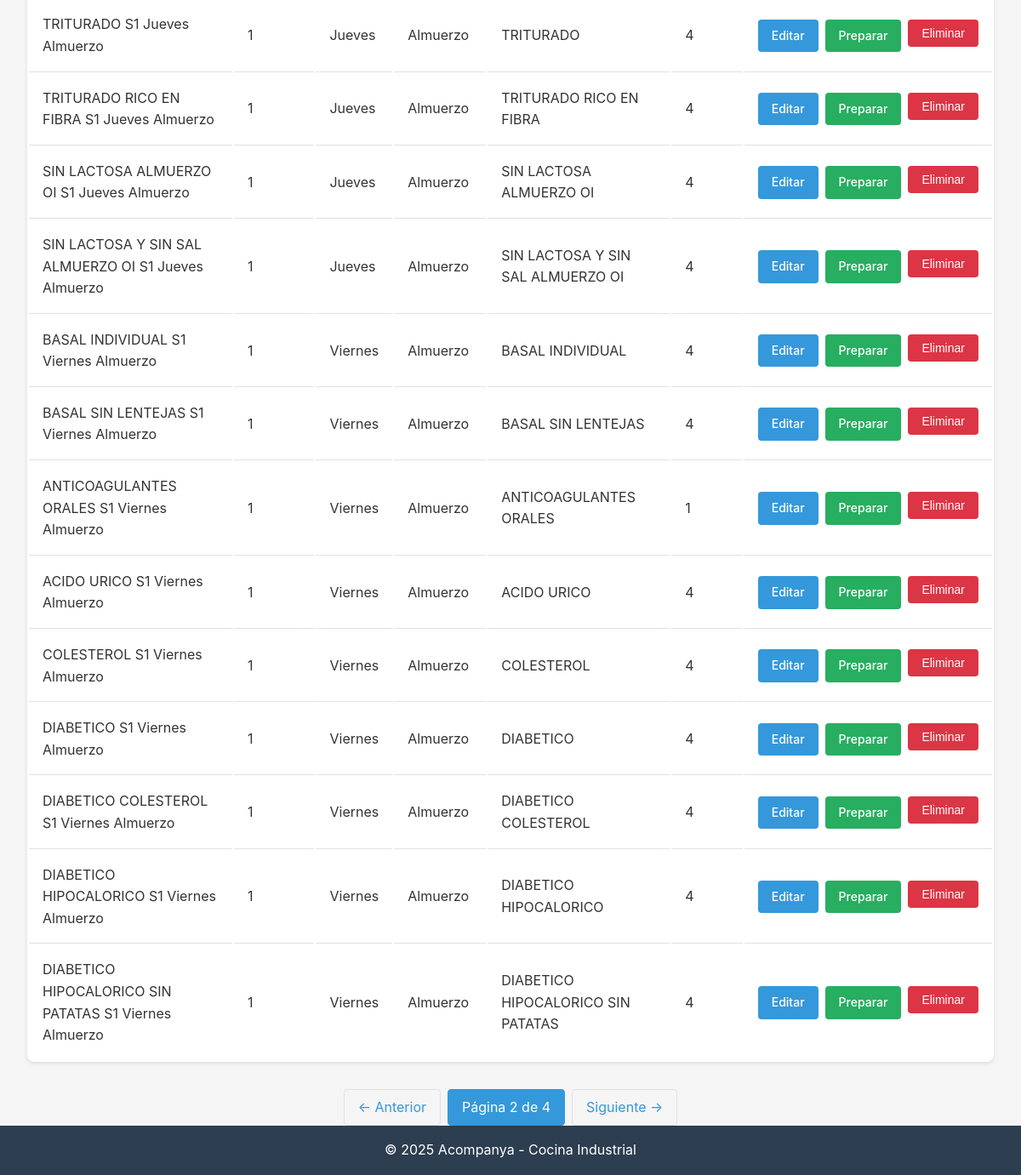
Page /menus/?page=2 (lower part) on the earlier database version.
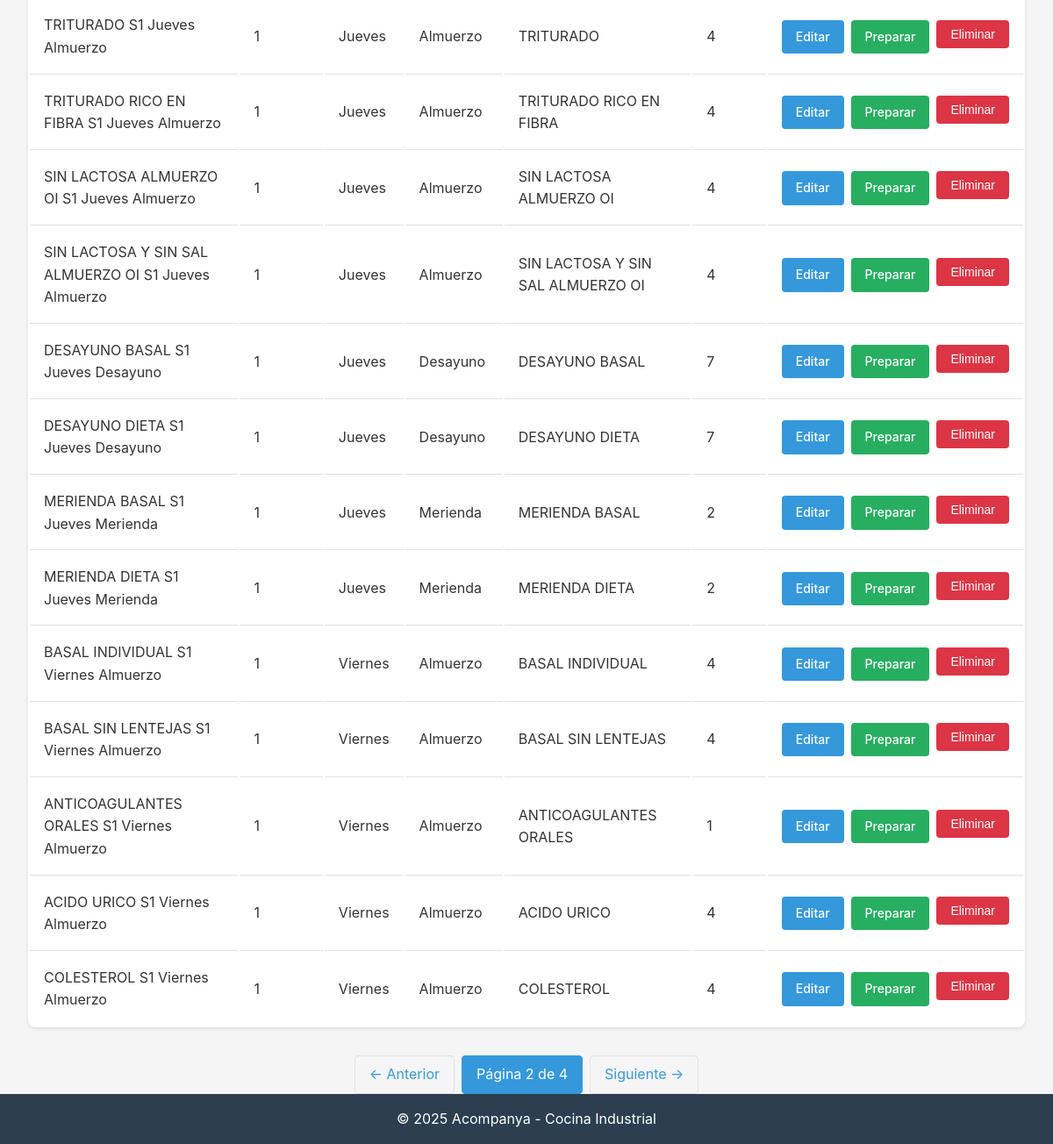
Same page on the later database version.
### database/models.py (models this page shows, shortened)
class Menu(db.Model):
    __tablename__ = 'menus'
    id = db.Column(db.Integer, primary_key=True)
    nombre = db.Column(db.String(200), nullable=False)
    dia_semana = db.Column(Enum(DiaSemana), nullable=False)
    numero_semana = db.Column(db.Integer, nullable=False)
    tipo_dieta = db.Column(db.String(100), nullable=False, default='basal')
    tipo_comida = db.Column(Enum(TipoComida), nullable=False)
    created_at = db.Column(db.DateTime, default=datetime.utcnow)
    platos = db.relationship('Plato', secondary=menus_platos, backref='menus')
    detalles_albaran = db.relationship('AlbaranDetalle', backref='menu', lazy='dynamic')

### routes/menus.py (the view)
@menus_bp.route('/')
def listar():
    page = request.args.get('page', 1, type=int)
    semana = request.args.get('semana', type=int)
    tipo_dieta = request.args.get('tipo_dieta')
    query = Menu.query
    if semana:
        query = query.filter(Menu.numero_semana == semana)
    if tipo_dieta:
        query = query.filter(Menu.tipo_dieta == tipo_dieta)
    menus = query.order_by(Menu.numero_semana.desc(), Menu.dia_semana).paginate(
        page=page, per_page=20, error_out=False
    )
    return render_template('menus/listar.html', menus=menus)

### app.py (called while the page is built)
def create_app():
    app = Flask(__name__)
    app.config.from_object(Config)
    init_db(app)
    app.register_blueprint(ingredientes_bp, url_prefix='/ingredientes')
    app.register_blueprint(platos_bp, url_prefix='/platos')
    app.register_blueprint(menus_bp, url_prefix='/menus')
    app.register_blueprint(albaranes_bp, url_prefix='/albaranes')
    app.register_blueprint(importar_bp, url_prefix='/importar')
    app.register_blueprint(clientes_bp, url_prefix='/clientes')
    app.register_blueprint(albaranes_masivos_bp, url_prefix='/albaranes-masivos')
    @app.context_processor
    def inject_config():
        return dict(config=app.config)
    @app.route('/')
    def index():
        return render_template('index.html')
    @app.route('/dashboard')
    def dashboard():
        return render_template('dashboard.html')
    return app

### templates/menus/listar.html (shortened to what this page needs)
{% extends "base.html" %}
{% block content %}
<table class="table">
    <tbody>
        {% for menu in menus.items %}
        <tr>
            <td>{{ menu.nombre }}</td>
            <td>{{ menu.numero_semana }}</td>
            <td>{{ menu.dia_semana.value|title }}</td>
            <td>{{ menu.tipo_comida.value|title }}</td>
            <td>{{ menu.tipo_dieta }}</td>
            <td>{{ menu.platos|length }}</td>
            <td>
                <div class="action-group">
                    <a href="{{ url_for('menus.editar', id=menu.id) }}" class="btn btn-sm btn-primary">Editar</a>
                    <a href="{{ url_for('menus.preparar', id=menu.id) }}" class="btn btn-sm btn-success">Preparar</a>
                    <form action="{{ url_for('menus.eliminar', id=menu.id) }}" method="POST" style="display: inline;" onsubmit="return confirmDelete('¿Eliminar este menú?')">
                        <button type="submit" class="btn btn-sm btn-danger">Eliminar</button>
                    </form>
                </div>
            </td>
        </tr>
        {% endfor %}
    </tbody>
</table>
{% if menus.has_prev or menus.has_next %}
<div class="pagination">
    {% if menus.has_prev %}
        {% set args = dict(request.args) %}
        {% if 'page' in args %}{% set _ = args.pop('page') %}{% endif %}
        <a href="{{ url_for('menus.listar', page=menus.prev_num, **args) }}">← Anterior</a>
    {% endif %}
    <span class="active">Página {{ menus.page }} de {{ menus.pages }}</span>
    {% if menus.has_next %}
        {% set args = dict(request.args) %}
        {% if 'page' in args %}{% set _ = args.pop('page') %}{% endif %}
        <a href="{{ url_for('menus.listar', page=menus.next_num, **args) }}">Siguiente →</a>
    {% endif %}
</div>
{% endif %}
{% endblock %}

Differences in the rows shown:
no longer on this page (row unchanged): Menu: nombre "DIABETICO S1 Viernes Almuerzo", numero_semana "1", dia_semana.value "Viernes", tipo_comida.value "Almuerzo", tipo_dieta "DIABETICO", platos|length "4"
no longer on this page (row unchanged): Menu: nombre "DIABETICO COLESTEROL S1 Viernes Almuerzo", numero_semana "1", dia_semana.value "Viernes", tipo_comida.value "Almuerzo", tipo_dieta "DIABETICO COLESTEROL", platos|length "4"
no longer on this page (row unchanged): Menu: nombre "DIABETICO HIPOCALORICO S1 Viernes Almuerzo", numero_semana "1", dia_semana.value "Viernes", tipo_comida.value "Almuerzo", tipo_dieta "DIABETICO HIPOCALORICO", platos|length "4"
no longer on this page (row unchanged): Menu: nombre "DIABETICO HIPOCALORICO SIN PATATAS S1 Viernes Almuerzo", numero_semana "1", dia_semana.value "Viernes", tipo_comida.value "Almuerzo", tipo_dieta "DIABETICO HIPOCALORICO SIN PATATAS", platos|length "4"
added Menu: nombre "DESAYUNO BASAL S1 Jueves Desayuno", numero_semana "1", dia_semana.value "Jueves", tipo_comida.value "Desayuno", tipo_dieta "DESAYUNO BASAL", platos|length "7"
added Menu: nombre "DESAYUNO DIETA S1 Jueves Desayuno", numero_semana "1", dia_semana.value "Jueves", tipo_comida.value "Desayuno", tipo_dieta "DESAYUNO DIETA", platos|length "7"
added Menu: nombre "MERIENDA BASAL S1 Jueves Merienda", numero_semana "1", dia_semana.value "Jueves", tipo_comida.value "Merienda", tipo_dieta "MERIENDA BASAL", platos|length "2"
added Menu: nombre "MERIENDA DIETA S1 Jueves Merienda", numero_semana "1", dia_semana.value "Jueves", tipo_comida.value "Merienda", tipo_dieta "MERIENDA DIETA", platos|length "2"
